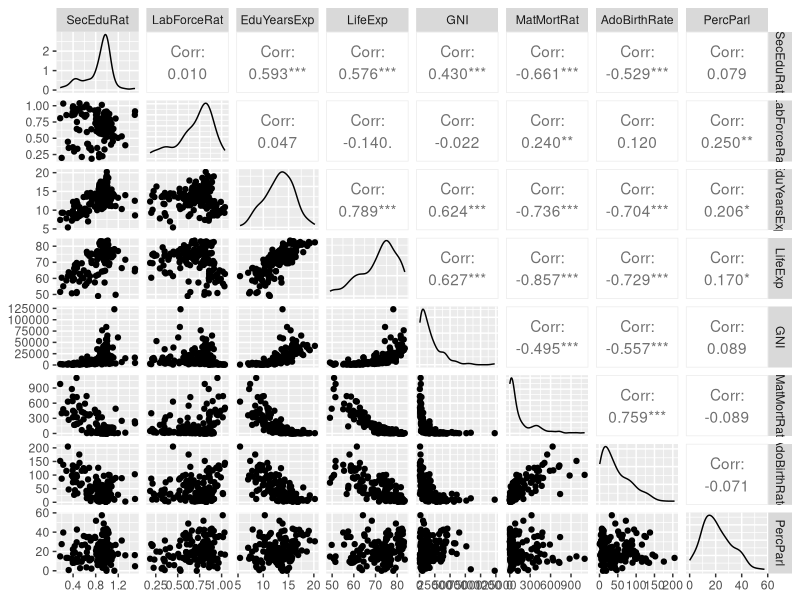
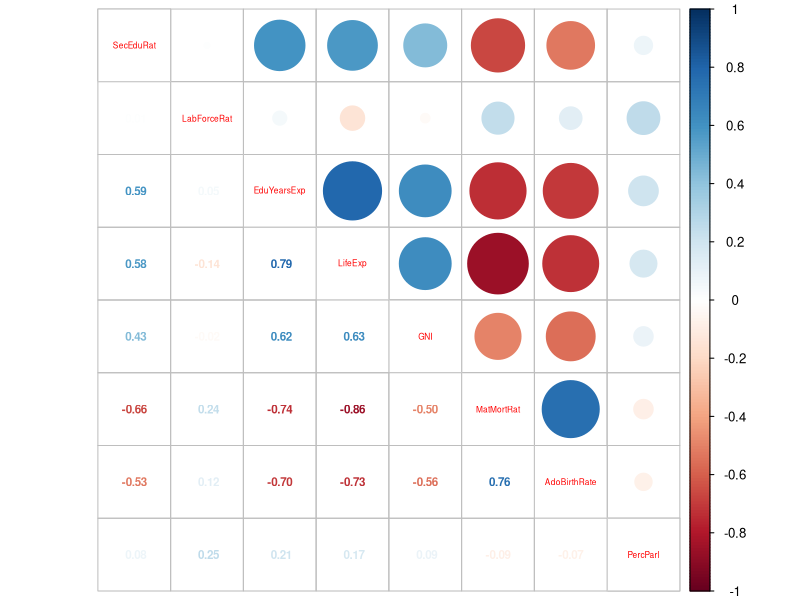
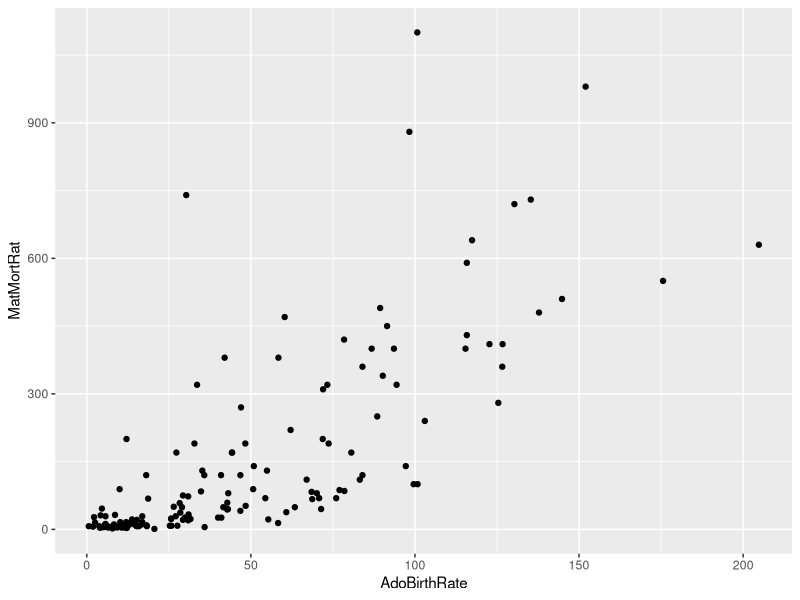
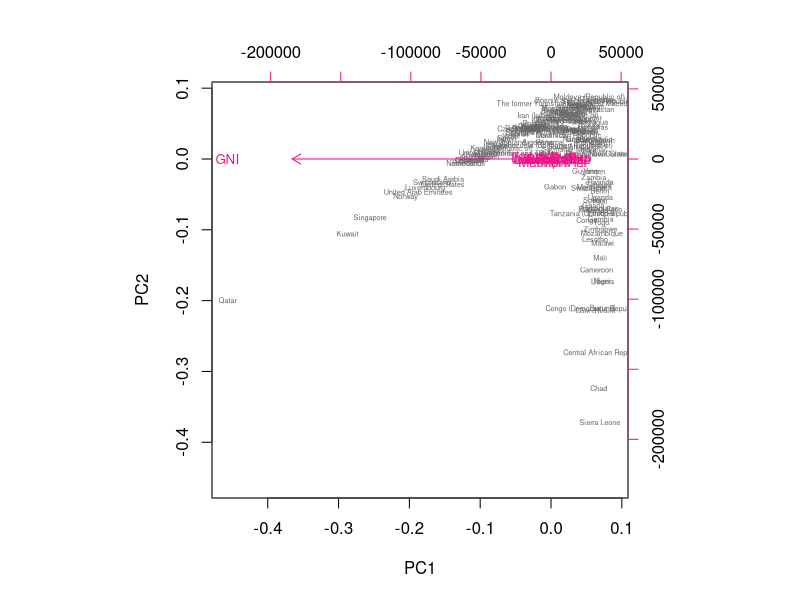
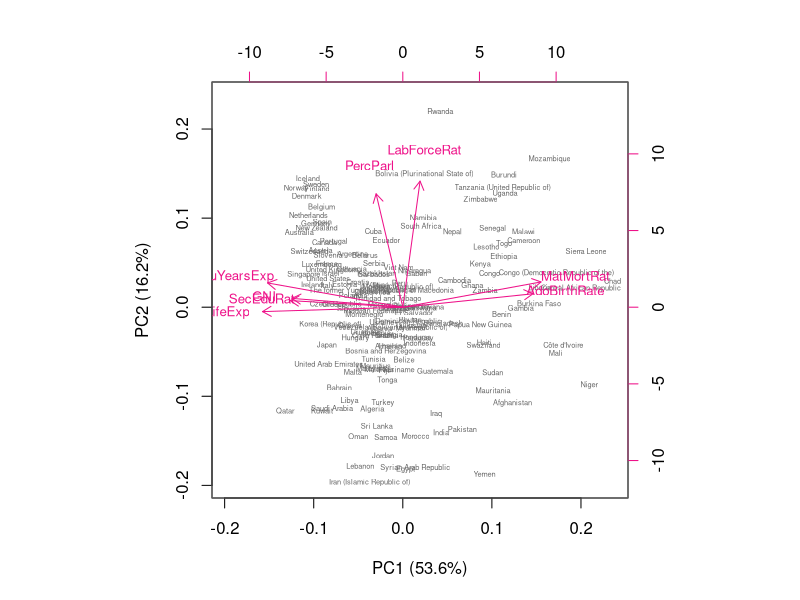
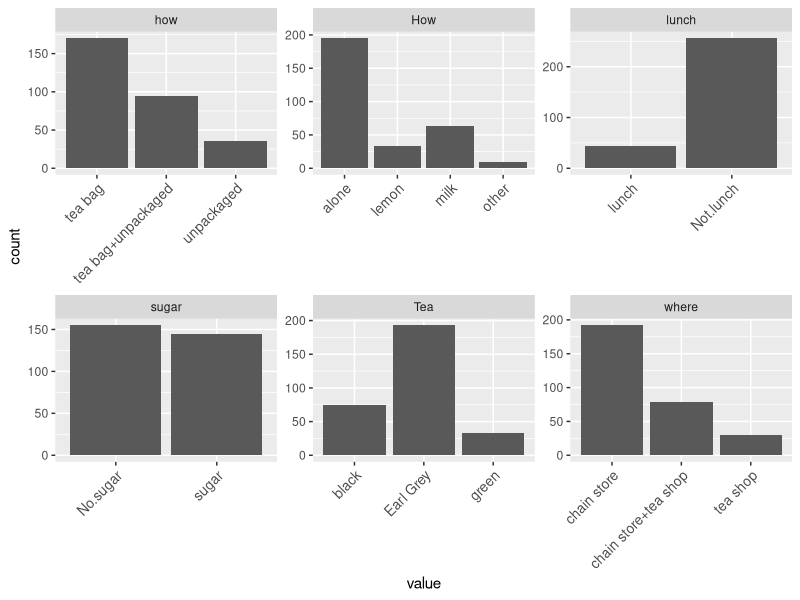
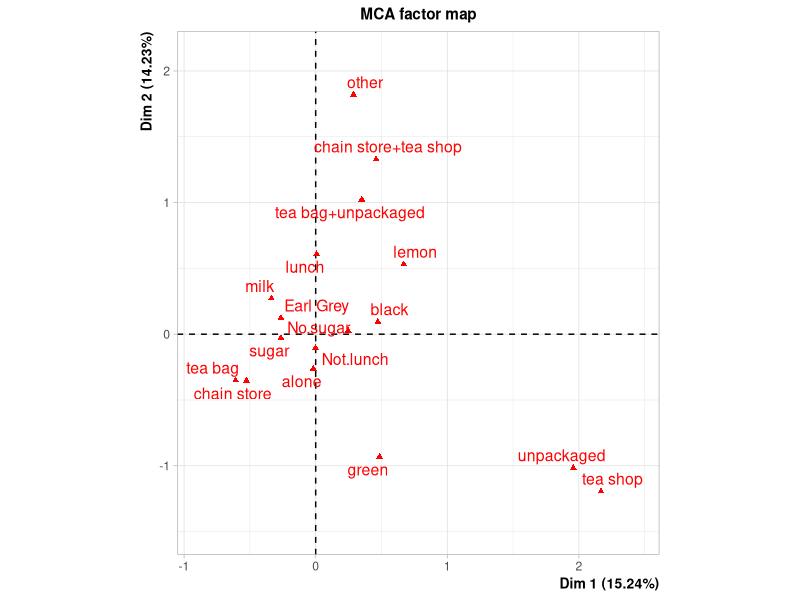
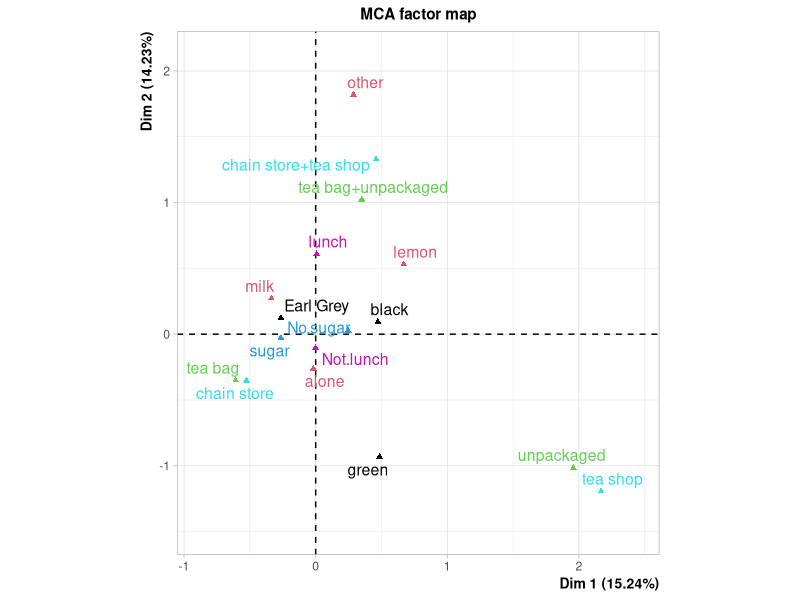

Write the R code that produced these figures, in order.
## ---- chunk 1
library(dplyr)
human <- read.table('./data/human.csv')
human <- as.data.frame(human)
dim(human)
head(human)
## ---- chunk 2
library(GGally)
library(corrplot)
library(tidyverse)

## ---- chunk 3
ggpairs(human)
cor(human) %>% corrplot.mixed(number.cex = .7, tl.cex=0.5)
## ---- chunk 4
library(ggplot2)
g <- ggplot(human, aes(x = AdoBirthRate, y=MatMortRat))
g + geom_point()
## ---- chunk 5
summary(human)
## ---- chunk 6
pca_human <- prcomp(human)
s <- summary(pca_human)
s # Look at the summary of the pca values
pca_pr <- round(100*s$importance[2, ], digits=1) #Round the values and print them as percentages of variance
pca_pr

biplot(pca_human, choices = 1:2,cex = c(0.45, 0.8),col = c("grey40", "deeppink2"))
## ---- chunk 7
human_std <- scale(human)
summary(human_std)
## ---- chunk 8
pca_human_std <- prcomp(human_std)

s2 <- summary(pca_human_std)
s2 # Look at the summary of the pca values
pca_pr_std <- round(100*s2$importance[2, ], digits=1) #Round the values and print them as percentages of variance
pca_pr_std
## ---- chunk 9
# Create a labeling object for the x- and y axis
pc_lab <- paste0(names(pca_pr_std), " (", pca_pr_std, "%)")

# Draw the new biplot with scaled values and labels for the axes
biplot(pca_human_std, cex = c(0.45, 0.8), col = c("grey40", "deeppink2"), xlab = pc_lab[1], ylab = pc_lab[2])
## ---- chunk 10
library(FactoMineR)
library(ggplot2)
library(dplyr)

data(tea)

dim(tea)
str(tea)


## ---- chunk 11
#library(FactoMineR); library(dplyr); library(ggplot2); library(tidyr)
# column names to keep in the new dataset tea_time
keep_columns <- c("Tea", "How", "how", "sugar", "where", "lunch")
tea_time <- dplyr::select(tea, one_of(keep_columns))

summary(tea_time)

gather(tea_time) %>% ggplot(aes(value)) + facet_wrap("key", scales = "free") + geom_bar() + theme(axis.text.x = element_text(angle = 45, hjust = 1, size = 10))

## ---- chunk 12
mca <- MCA(tea_time, graph = FALSE)

# summary of the model
summary(mca)

# visualize MCA
plot(mca, invisible=c("ind"))
plot(mca, invisible=c("ind"),habillage = "quali")
